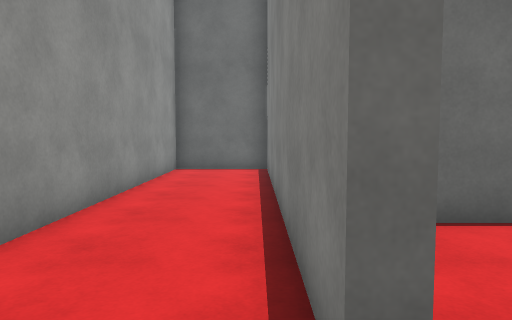
[1] (above)

24 first-person views from a walk through a Unity game level. The camera is 1.4 m above the floor, tilts 4° down and sees 70° across. The floor is counted in squares, 1.12 m on a side. Each view is taken from the middle of a square. On the plan, view 1 faces up. The plan holds only what a view shows up to about 15 squares ahead; the rest is blank. The place goes on beyond the plan. The player is left out. Surface patterns are stand-ins for the level's own textures.

[2]
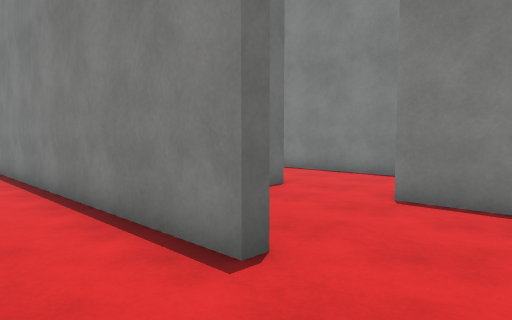

[3]
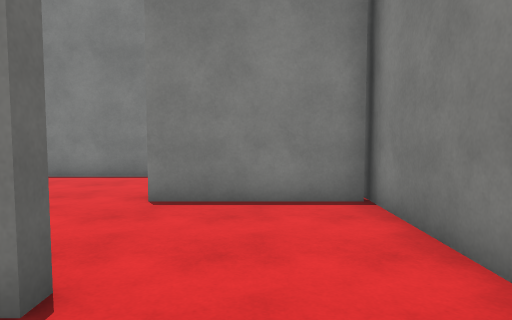

[4]
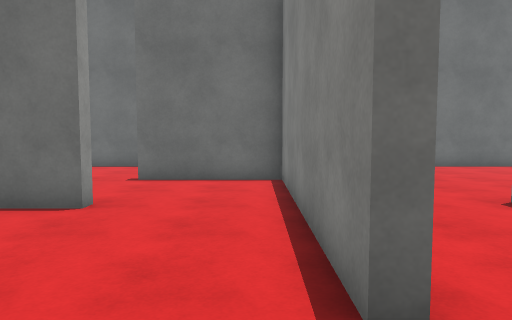

[5]
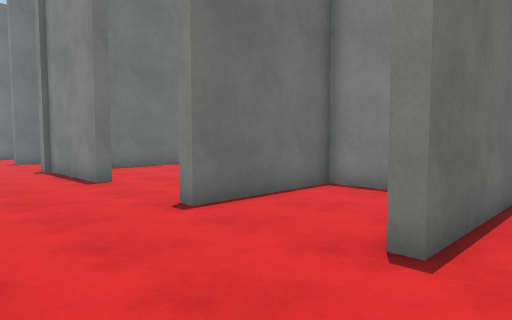

[6]
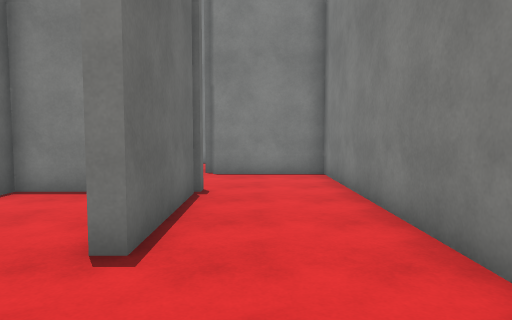

[7]
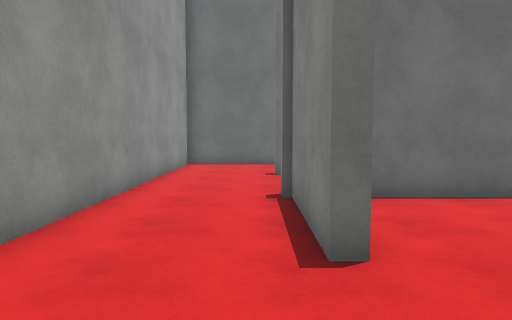

[8]
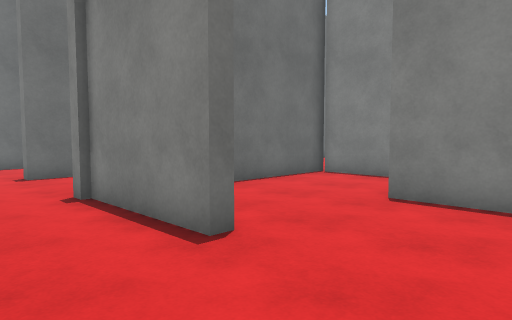

[9]
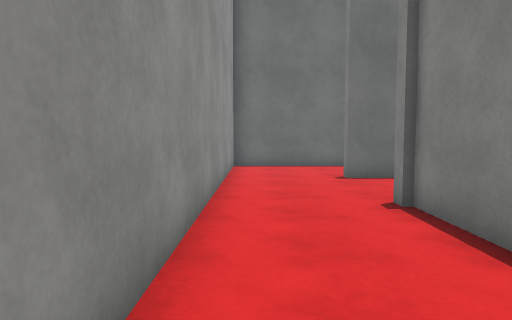

[10]
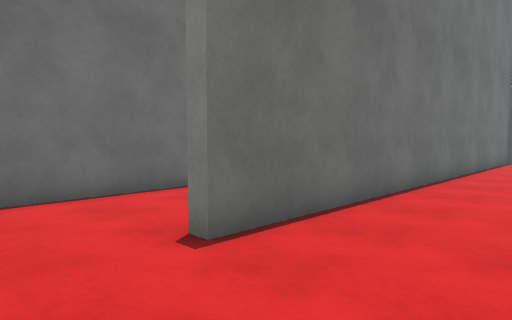

[11]
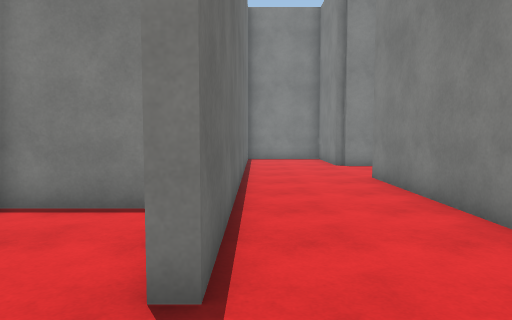

[12]
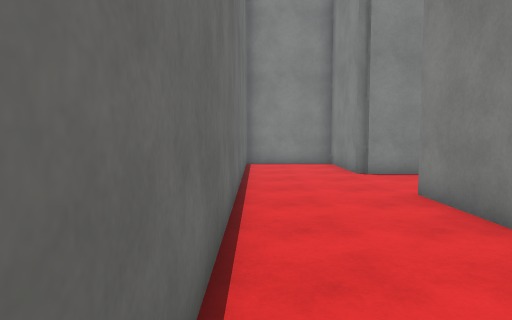

[13]
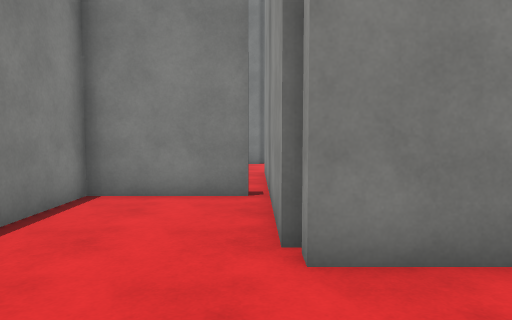

[14]
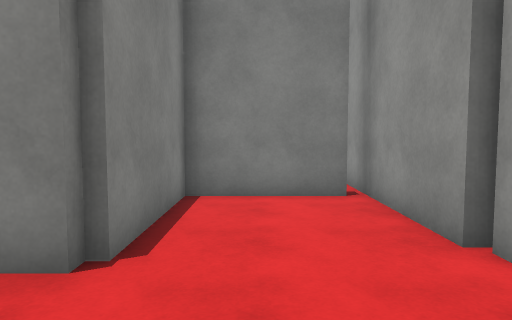

[15]
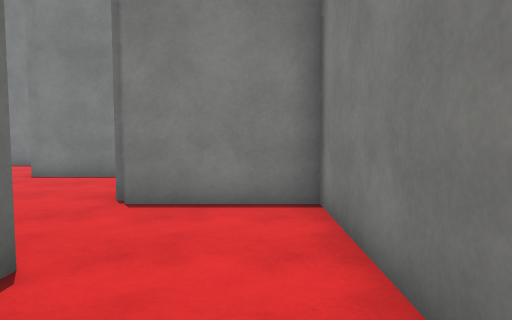

[16]
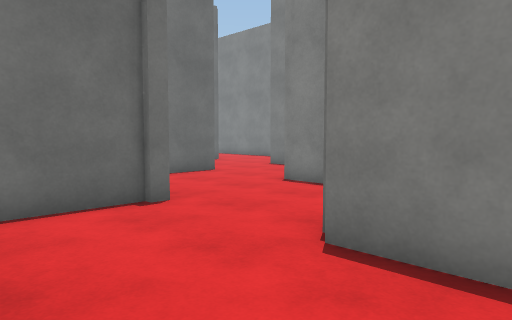

[17]
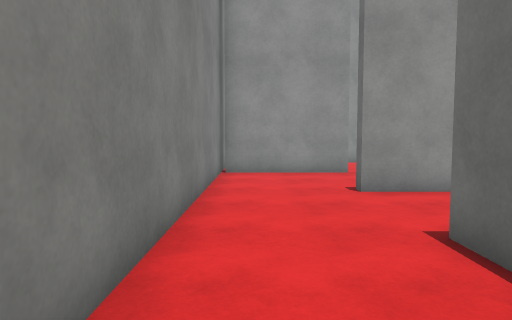

[18]
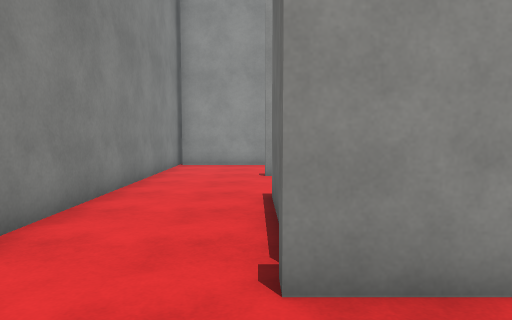

[19]
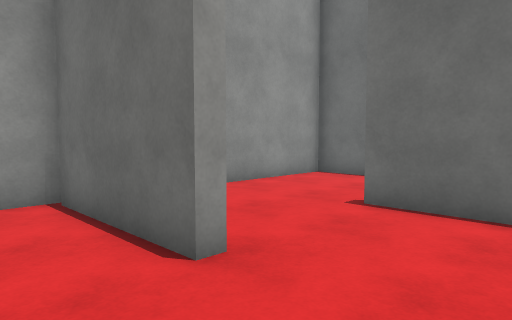

[20]
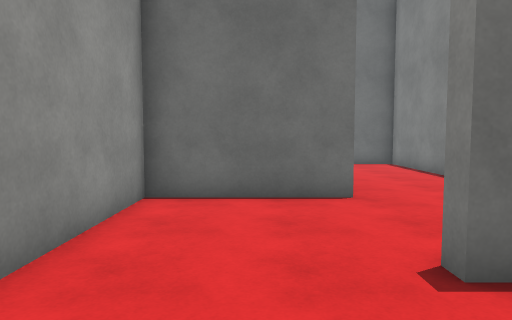

[21]
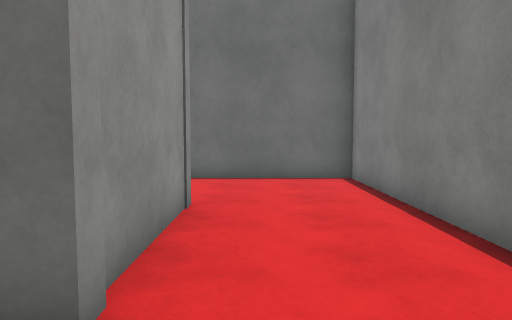

[22]
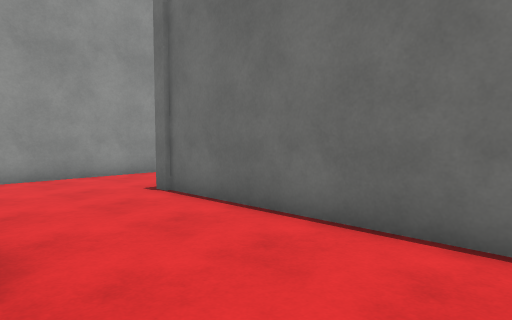

[23]
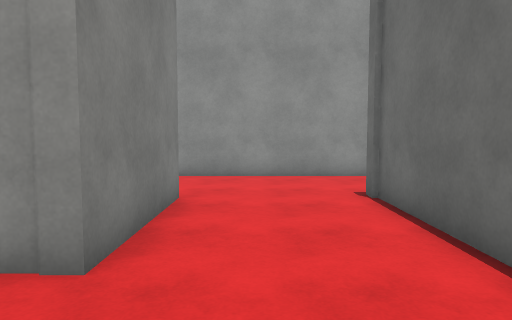

[24]
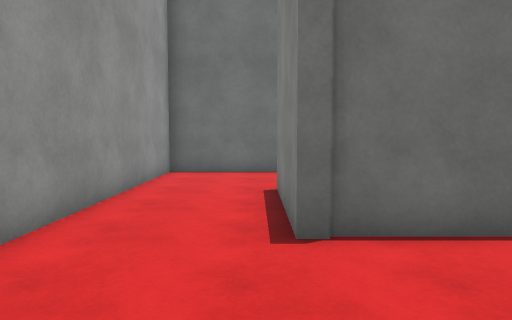

### Floor plan
Points are (right, up) in squares from view 1. A wall is a line through its corners. A room is listed if a view was taken in it or the views show most of it. See-through windows are left out.
Room 1 (views 1, 2, 3, 4, 5, 6, 7, 8, 9, 10, 11, 12, 13, 14, 15, 16, 17, 19, 20, 21, 22, 23, 24)
walls: (8.7, 14.8) (8.7, 21.4) (0.4, 21.4) (0.4, 25.4); (8.8, 9) (4.7, 9) (4.7, 9.5); (12.5, 13.1) (12.5, 13.8); (13.2, 9.5) (12.7, 9.5) (12.7, 13.2); (14.8, 13.6) (20.5, 13.6) (20.5, 13.2) (14.2, 13.2); (5.1, 5.5) (5.1, 5.1) (0.8, 5.1) (0.8, 4.1); (0.8, 17.5) (4.8, 17.5) (4.8, 13.2) (0.8, 13.2) (0.8, 9); (9.1, 3.2) (9.1, 1.3) (8.7, 1.3) (8.7, 8.8); (16.1, 18.8) (16.1, 21.4); (16.9, 7.1) (16.9, 9.2); (15.1, 21.4) (9.1, 21.4) (9.1, 8.1); (5.1, 2) (5.1, -2); (20.5, 10.8) (20.5, 13.2); (20.7, 13.1) (20.7, 9); (16.9, 3.6) (16.9, 5.1) (12.7, 5.1) (12.7, 5.8); (0.9, 1.6) (0.4, 1.6) (0.4, 13.2) (-2.9, 13.2) (-2.9, 4); (21.1, 9.6) (24.4, 9.6) (24.4, 13.5); (17.3, 1.3) (12.7, 1.3) (12.7, 1.8); (4.7, -2.1) (4.7, 2); (1, -2.1) (18.5, -2.1); (24.7, 13.4) (24.7, 13.8) (27.5, 13.8); (0.8, 29.2) (-2.9, 29.2) (-2.9, 16.6); (27.5, 17.4) (12.7, 17.4) (12.7, 17.9)
ways out: opening at (18.5, -0.5) to room 2
Room 2 (view 18)
walls: (20.8, 5.1) (18, 5.1); (24.7, 3.1) (24.7, 5.8); (20.7, 9) (20.7, 5.8); (25.2, 9.2) (23.2, 9.2); (17.3, 3) (17.3, 1.3); (18.5, -2.1) (20.5, -2.1) (20.5, 1.4)
ways out: opening at (18.5, -0.5) to room 1

Where each view was taken, in squares from view 1:
view 1: 0 up, 0 right, facing up
view 2: 1 down, 2 left, facing up-right
view 3: 0 up, 2 left, facing right
view 4: 1 down, 8 right, facing up
view 5: 0 up, 9 right, facing up-right
view 6: 0 up, 9 right, facing right
view 7: 6 up, 12 right, facing up
view 8: 6 up, 10 right, facing up-right
view 9: 7 up, 10 right, facing up
view 10: 14 up, 10 right, facing up-right
view 11: 17 up, 10 right, facing right
view 12: 17 up, 13 right, facing right
view 13: 17 up, 21 right, facing down
view 14: 17 up, 23 right, facing down
view 15: 1 down, 14 right, facing right
view 16: 1 down, 17 right, facing up-right
view 17: 1 down, 17 right, facing left
view 18: 1 up, 20 right, facing left
view 19: 3 up, 8 right, facing up-left
view 20: 6 up, 3 right, facing up
view 21: 11 up, 6 right, facing up
view 22: 17 up, 8 right, facing up-left
view 23: 19 up, 8 right, facing left
view 24: 17 up, 0 right, facing up
